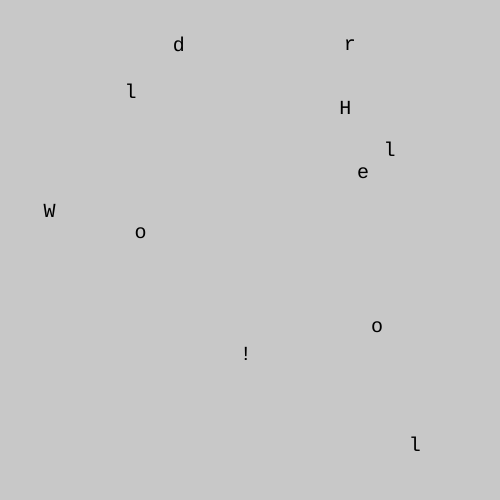
Frame 1 (no input)
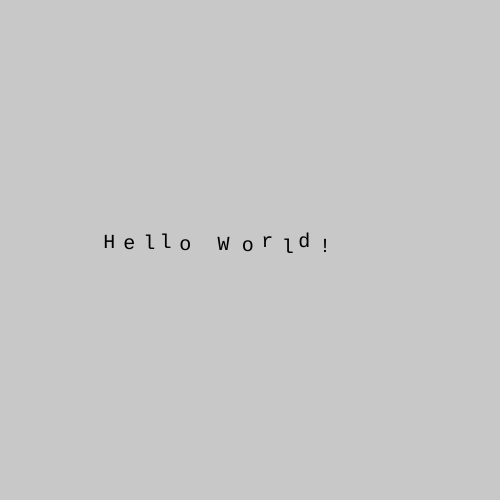
Frame 60 (no input)
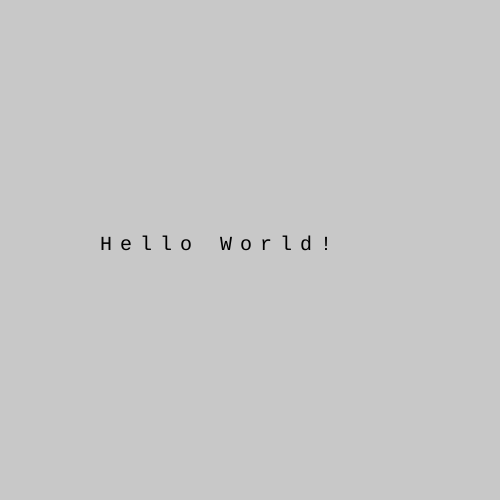
Frame 120 (the mouse pressed at the canvas centre since frame 60)

The p5.js sketch that drew these frames (run headless with seeded random() and noise() and a simulated clock; from frame 60 on, the mouse is pressed at the canvas centre):

// p5.js sketch
// ── sketch.js
var balls = [];
var chars = "Hello World!";
function setup() {
  createCanvas(500, 500);
  smooth();
  var numOfBalls = 5;
  textFont('COURIER');
  var nextCharXPos = 0;
  for (var i=0; i<chars.length; i++) {
    var size = 20;
    balls[i] = new MovingChar(chars[i], 100 + nextCharXPos, height/2, size, 0.07);
    nextCharXPos += size;
  }
}

function draw() {
  background(200);
  for (var i=0; i<balls.length; i++) {
    balls[i].move();
    balls[i].draw();
  }
}

// ── movingChar.js
class MovingChar {
  constructor(char, x, y, size, speed) {
    this.char = char;
    this.targetPosX = x;
    this.targetPosY = y;
    this.speed = speed;
    this.size = size;
    this.x = random(width);
    this.y = random(height);
  }

  move() {
    var diffX = this.targetPosX - this.x;
    var diffY = this.targetPosY - this.y;
    this.x = this.x + diffX * this.speed;
    this.y = this.y + diffY * this.speed;
  }

  draw () {
    textSize(this.size);
    text(this.char, this.x, this.y);
  }
}
